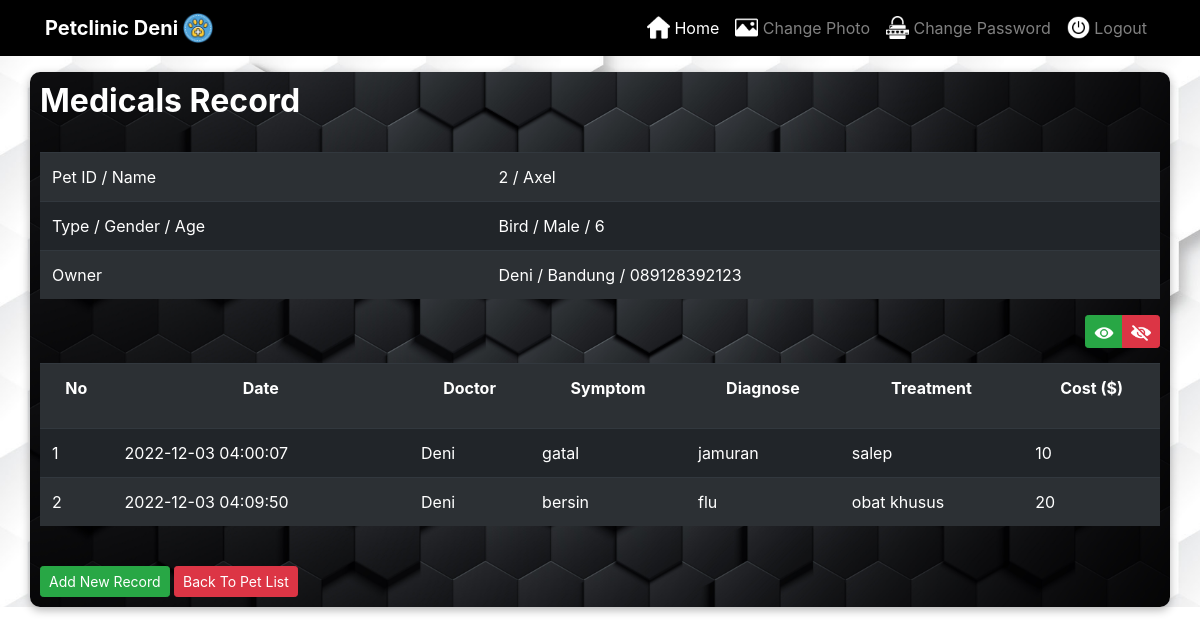
The page /medicals_210017.php?id=2 (signed in) on the database its author committed.
### tables this page shows
CREATE TABLE `pets` (
  `pet_id` int(11) NOT NULL,
  `pet_name` varchar(30) NOT NULL,
  `pet_type` varchar(30) NOT NULL,
  `pet_gender` varchar(10) NOT NULL,
  `pet_age` int(11) NOT NULL,
  `pet_owner` varchar(50) NOT NULL,
  `pet_address` varchar(100) NOT NULL,
  `pet_phone` varchar(15) NOT NULL,
  `pet_photo` varchar(255) NOT NULL DEFAULT 'default.jpg'
);

CREATE TABLE `medicals_210017` (
  `mr_id_210017` int(11) NOT NULL,
  `mr_date_210017` timestamp NOT NULL DEFAULT current_timestamp() ON UPDATE current_timestamp(),
  `pet_id` int(11) NOT NULL,
  `doctor_id` int(11) NOT NULL,
  `symptom_210017` varchar(255) NOT NULL,
  `diagnose_210017` varchar(255) NOT NULL,
  `treatment_210017` varchar(255) NOT NULL,
  `cost_210017` bigint(20) NOT NULL
);

CREATE TABLE `doctors` (
  `doctor_id` int(11) NOT NULL,
  `doctor_name` varchar(50) NOT NULL,
  `doctor_gender` varchar(10) NOT NULL,
  `doctor_address` varchar(100) NOT NULL,
  `doctor_phone` varchar(15) NOT NULL,
  `doctor_photo` varchar(255) NOT NULL DEFAULT 'default.png'
);

### medicals_210017.php (the view, shortened to what this page needs)
<!DOCTYPE html>
<html lang="en">
<head>
    <link rel="stylesheet" type="text/css" href="css/bootstrap.min.css">
</head>
<body id="page-top">
<nav id="navbar" class="navbar navbar-expand-lg navbar-dark fixed-top" style="background-color:black;">
    <div class="container">
  <a class="navbar-brand" href="#page-top" style="font-weight:bold">Petclinic Deni&nbsp;<img id="gambar2" class="rounded float-right" src="style/cat.png"  width="30px" height="30px"></a>
  <div class="collapse navbar-collapse" id="navbarNavAltMarkup">
    <div class="navbar-nav ml-auto">
      <a class="nav-item nav-link active" href="index.php"><img id="gambar2" class="rounded float-left" src="style/home.png"  width="23px">&nbsp;Home <span class="sr-only">(current)</span></a>
      <a class="nav-item nav-link"  data-toggle="modal" data-target="#modal" href=""><img id="gambar2" class="rounded float-left" src="style/image.png"  width="23px">&nbsp;Change Photo</a>
      <a class="nav-item nav-link" data-toggle="modal" data-target="#modal2" href=""><img id="gambar2" class="rounded float-left" src="style/password.png"  width="23px">&nbsp;Change Password</a>
      <a class="nav-item nav-link" href="logout_210017.php"><img id="gambar2" class="rounded float-left" src="style/logout.png"  width="23px">&nbsp;Logout</a>
    </div>
  </div>
</div>
</nav><br><br><br>
<div class="container" id="box">
    <h2 style="color:white; font-weight:bold;">Medicals Record</h2><br>
    <?php
        include "koneksi_210017.php";
        $query = "SELECT * FROM pets WHERE pet_id = '$_GET[id]'";
        $pets = mysqli_query($db_connection, $query);
        $data1 = mysqli_fetch_assoc($pets);
        $querymed = "SELECT * FROM medicals_210017 AS m, doctors AS d WHERE m.pet_id = '$_GET[id]' AND m.doctor_id = d.doctor_id";
        $medicals = mysqli_query($db_connection, $querymed);
          ?>
          <table class="table  table-hover table-striped table-dark">
            <tr>
                <td>Pet ID / Name</td>
                <td> <?php echo $data1['pet_id']; ?> / <?php echo $data1['pet_name']; ?> </td>
            </tr>
            <tr>
                <td>Type / Gender / Age</td>
                <td> <?php echo $data1['pet_type']; ?> / <?php echo $data1['pet_gender']; ?> / <?php echo $data1['pet_age']; ?> </td>
            </tr>
            <tr>
                <td>Owner</td>
                <td> <?php echo $data1['pet_owner']; ?> / <?php echo $data1['pet_address']; ?> / <?php echo $data1['pet_phone']; ?> </td>
            </tr>
          </table><div class="btn-group rounded float-right" role="group" aria-label="Basic example">
  <button type="button" id="tombol2" class="btn btn-success btn-sm "><img id="gambar2" class="" src="style/show.png"  width="20ox" height="20px"></button>
  <button type="button" id="tombol" class="btn btn-danger btn-sm"><img id="gambar2" class="" src="style/hidden.png"  width="20ox" height="20px"></button>
</div><br><br>
          <table id="tabel" class="table  table-hover table-striped table-dark">
            <tr>
                 <th scope="col" style="text-align:center"><p class = "th">No</p></th>
                 <th scope="col" style="text-align:center"><p class = "th">Date</p></th>
                 <th scope="col" style="text-align:center"><p class = "th">Doctor</p></th>
                 <th scope="col" style="text-align:center"><p class = "th">Symptom</p></th>
                 <th scope="col" style="text-align:center"><p class = "th">Diagnose</p></th>
                 <th scope="col" style="text-align:center"><p class = "th">Treatment</p></th>
                 <th scope="col" style="text-align:center"><p class = "th">Cost ($)</p></th>
</tr>
<?php
if(mysqli_num_rows($medicals)>0){
    $i = 1;
    foreach($medicals as $data2) :
?>
<tr>
    <td class="td"><?php echo $i++ ?></td>
    <td class="td"><?php echo $data2['mr_date_210017']; ?></td>
    <td class="td"><?php echo $data2['doctor_name']; ?></td>
    <td class="td"><?php echo $data2['symptom_210017']; ?> </td>
    <td class="td"><?php echo $data2['diagnose_210017']; ?></td>
    <td class="td"><?php echo $data2['treatment_210017']; ?></td>
    <td class="td"><?php echo $data2['cost_210017']; ?></td>
</tr>
<?php
endforeach;
} else {
 ?>
<tr><td class = "td" colspan="7" align="center">No Record</td></tr>
<?php } ?>
          </table><br>
          <a class="btn btn-success btn-sm" href="" data-toggle="modal" data-target="#modal8">Add New Record</a>
          <a class="btn btn-danger btn-sm" href="read_pet_210017.php">Back To Pet List</a>
</div>
</body>
</html>

### medicals_210017.php (style rules this page uses)
body { background-image: url('style/gambar.jpg'); background-repeat: no-repeat; background-size: cover; }
#box { width: 200%; box-shadow: 0 3px 10px rgba(0, 0, 0, 0.3); background-image: url('style/gambar2.jpg'); background-size: cover; background-repeat: no-repeat; border-radius: 10px; padding: 10px; }

### rows shown on the page
pets: pet_id "2", pet_name "Axel", pet_type "Bird", pet_gender "Male", pet_age "6", pet_owner "Deni", pet_address "Bandung", pet_phone "089128392123"
medicals_210017: mr_date_210017 "2022-12-03 04:00:07", doctor.doctor_name "Deni", symptom_210017 "gatal", diagnose_210017 "jamuran", treatment_210017 "salep", cost_210017 "10"
medicals_210017: mr_date_210017 "2022-12-03 04:09:50", doctor.doctor_name "Deni", symptom_210017 "bersin", diagnose_210017 "flu", treatment_210017 "obat khusus", cost_210017 "20"
